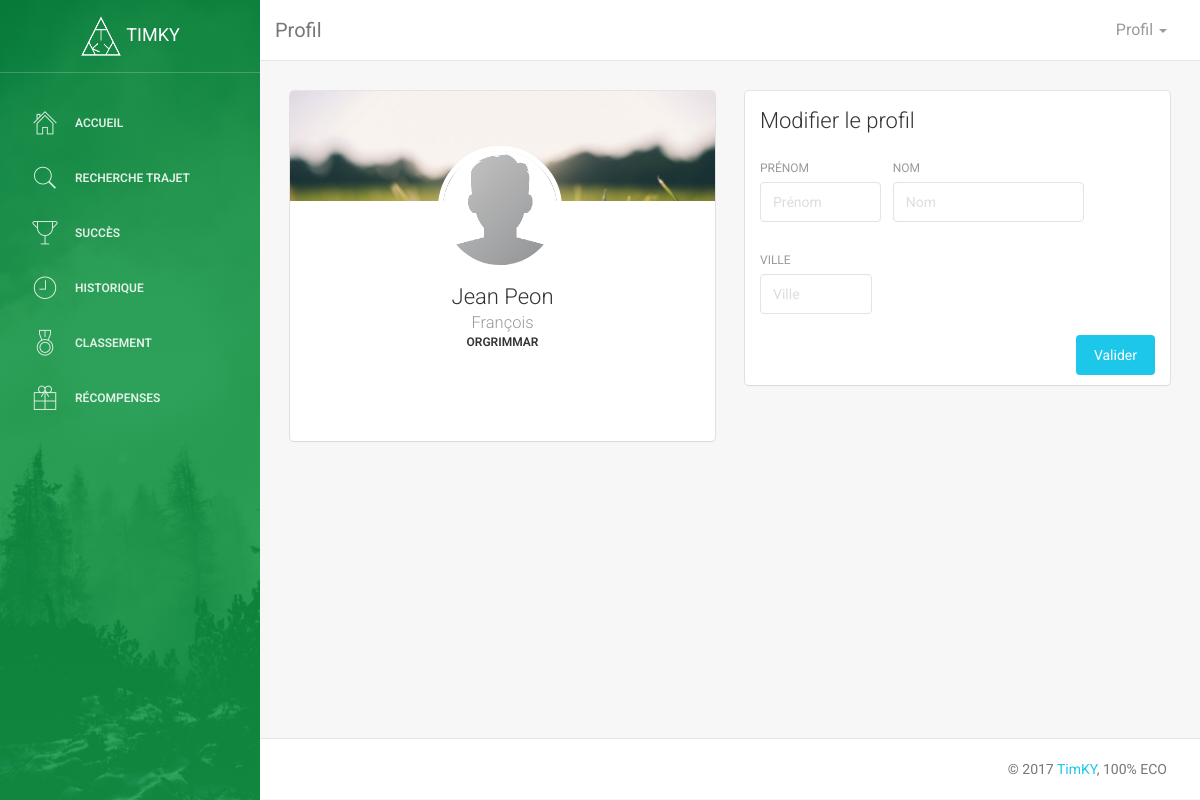
The page /frontoffice/profil.php (signed in) on the database its author committed.
### tables this page shows
CREATE TABLE `utilisateur` (
  `id` int(6) UNSIGNED NOT NULL,
  `nom` varchar(30) NOT NULL,
  `prenom` varchar(30) NOT NULL,
  `email` varchar(50) DEFAULT NULL,
  `date_inscri` timestamp NULL DEFAULT NULL,
  `points_actuels` int(10) UNSIGNED DEFAULT NULL,
  `points_totaux` int(10) UNSIGNED DEFAULT NULL,
  `mdp` varchar(255) NOT NULL,
  `login` varchar(20) NOT NULL
);

CREATE TABLE `ville_utilisateur` (
  `id_ville` int(11) NOT NULL,
  `intitule` varchar(100) DEFAULT NULL,
  `id_user` int(11) DEFAULT NULL,
  `code_post` int(11) DEFAULT NULL
);

### frontoffice/profil.php (the view, shortened to what this page needs)
<?php
	include '../config/connectdb.php';
	if(isset($_SESSION['user_id'])){
		$resPrenom = mysqli_query($conn,'select prenom from utilisateur where id='.$_SESSION['user_id'].';');
		while($donnees=mysqli_fetch_array($resPrenom)){
			$prenom=$donnees['prenom'];
		}
		$resnom = mysqli_query($conn,'select nom from utilisateur where id='.$_SESSION['user_id'].';');
		while($donnees=mysqli_fetch_array($resnom)){
			$nom=$donnees['nom'];
		}
		$reslogin = mysqli_query($conn,'select login from utilisateur where id='.$_SESSION['user_id'].';');
		while($donnees=mysqli_fetch_array($reslogin)){
			$login=$donnees['login'];
		}
		$resville = mysqli_query($conn,'select intitule from ville_utilisateur where id_user = '.$_SESSION['user_id'].';');
		while($donnees=mysqli_fetch_array($resville)){
			$ville=$donnees['intitule'];
		}
	}
?>
<!doctype html>
<html lang="fr">
<head>
	<link href="../assets/css/bootstrap.min.css" rel="stylesheet" />
	<link href="../assets/css/animate.min.css" rel="stylesheet" />
	<link href="../assets/css/light-bootstrap-dashboard.css" rel="stylesheet" />
	<link href="../assets/css/demo.css" rel="stylesheet" />
	<link href="http://maxcdn.bootstrapcdn.com/font-awesome/4.2.0/css/font-awesome.min.css" rel="stylesheet">
	<link href="../assets/css/pe-icon-7-stroke.css" rel="stylesheet" />
</head>
<body>
	<div class="wrapper">
		<div class="sidebar" data-color="green" data-image="../assets/img/sidebar-5.jpg">
			<div class="sidebar-wrapper">
				<div class="logo">
					<a href="#" class="simple-text">
						<img src="../assets/img/logo_white.png" alt="..." width="42" height="42">
                    TimKY
                </a>
				</div>
				<ul class="nav">
					<li>
						<a href="index.php">
							<i class="pe-7s-home"></i>
							<p>Accueil</p>
						</a>
					</li>
					<li>
						<a href="recherchetrajet.php">
							<i class="pe-7s-search"></i>
							<p>Recherche Trajet</p>
						</a>
					</li>
					<li>
						<a href="succès.php">
							<i class="pe-7s-cup"></i>
							<p>Succès</p>
						</a>
					</li>
					<li>
						<a href="historique.php">
							<i class="pe-7s-clock"></i>
							<p>Historique
							</p>
						</a>
					</li>
					<li>
						<a href="classement.php">
							<i class="pe-7s-medal"></i>
							<p>Classement</p>
						</a>
					</li>
					<li>
						<a href="récompenses.php">
							<i class="pe-7s-gift"></i>
							<p>Récompenses</p>
						</a>
					</li>
				</ul>
			</div>
		</div>
		<div class="main-panel">
			<nav class="navbar navbar-default navbar-fixed">
				<div class="container-fluid">
					<div class="navbar-header">
						<a class="navbar-brand" href="#">Profil</a>
					</div>
					<div class="collapse navbar-collapse">
						<ul class="nav navbar-nav navbar-right">
							<li class="dropdown">
								<a href="logout.php" class="dropdown-toggle" data-toggle="dropdown">
									<p>
										Profil
										<b class="caret"></b>
									</p>
								</a>
							</li>
						</ul>
					</div>
				</div>
			</nav>
			<div class="content">
				<div class="container-fluid">
					<div class="row">
						<div class="col-md-6">
							<div class="card card-user">
								<div class="image">
								</div>
								<div class="content">
									<div class="author">
										<a href="#">
											<img class="avatar" src="../assets/img/default-avatar.png" alt="Photo de profil"/>
											<h4 class="title">
												<?php
													echo $prenom.' '.$nom;
												?> <br/>
												<small><?php echo $login; ?></small>
											</h4>
										</a>
										<h6>
											<?php echo $ville; ?>
										</h6>
									</div>
								</div>
							</div>
						</div>
						<div class="col-md-6">
							<div class="card">
								<div class="header">
                  <h4 class="title">
                    Modifier le profil
                  </h4>
                </div>
                <div class="content">
                  <form name ="edit" action="profil.php" method="POST">
                   	<div class="row">
                        <div class="col-md-4">
                          <div class="form-group">
                            <label>Prénom</label>
                            <input type="text" class="form-control" placeholder="Prénom" name="prenom">
                          </div>
                        </div>
                        <div class="col-md-6">
                          <div class="form-group">
                            <label>Nom</label>
                            <input type="text" class="form-control" placeholder="Nom" name="nom">
                          </div>
                        </div>
                      </div>
                      <div class="row">
                        <div class="col-md-4">
                          <div class="form-group">
                            <label>Ville</label>
                            <input type="text" class="form-control" placeholder="Ville" name="ville">
                          </div>
                        </div>
                      </div>
											<button type="submit" class="btn btn-info btn-fill pull-right">Valider</button>
                      <div class="clearfix"></div>
                  </form>
                </div>
              </div>
            </div>
          </div>
				</div>
			</div>
			<footer class="footer">
				<div class="container-fluid">
					<p class="copyright pull-right">
						&copy;
						 <a href="index.html">TimKY</a>, 100% ECO
					</p>
				</div>
			</footer>
		</div>
	</div>
</body>
</html>

### rows shown on the page
utilisateur: prenom "Jean", nom "Peon", login "François"
ville_utilisateur: intitule "ORGRIMMAR"
